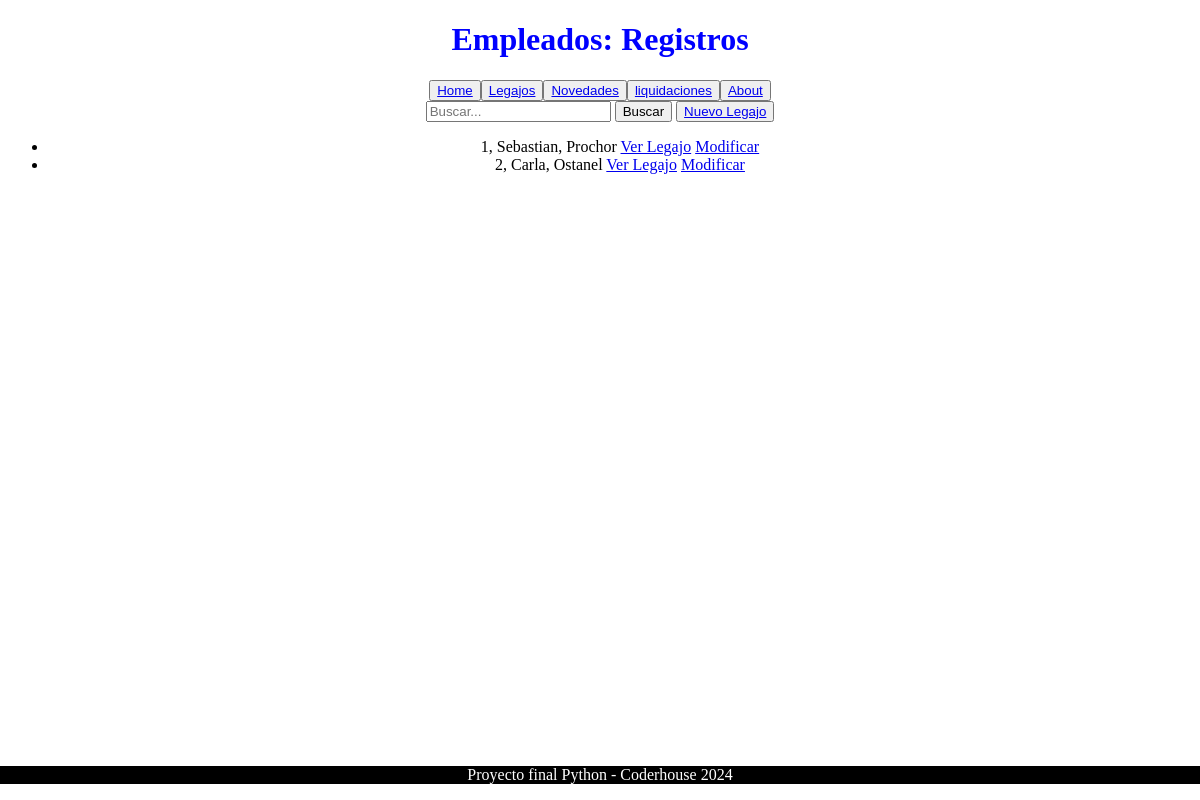
Before: /empleado/list with the older database file.
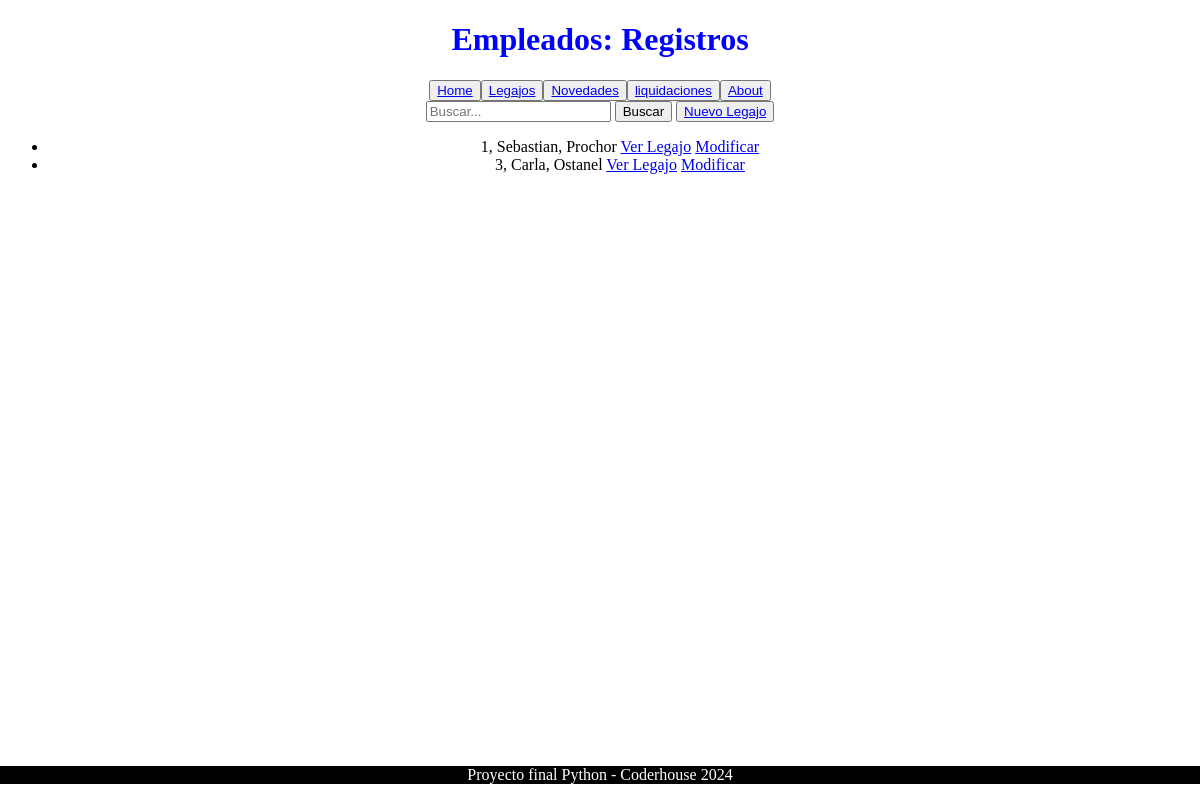
After: the same page with the newer database file.
### nominas/models.py (models this page shows, shortened)
class Empleado(models.Model):
    SEXO_CHOICES = [
        ('M', 'Masculino'),
        ('F', 'Femenino'),
    ]
    ESTADO_CHOICES = [
        ('A', 'Activo'),
        ('P', 'Pasivo'),
    ]
    MOD_CONTRATACION_CHOICES = [
        ('T', 'Temporal'),
        ('P', 'Permanente'),
    ]
    nro_legajo = models.AutoField(primary_key=True)
    nombre_empleado = models.CharField(max_length=50)
    apellido_empleado = models.CharField(max_length=50)
    dni = models.CharField(max_length=8)
    sexo_empleado = models.CharField(max_length=1, choices=SEXO_CHOICES)  # Elección entre Masculino y Femenino
    celular = models.CharField(max_length=30, blank=True, null=True)
    mail = models.CharField(max_length=50, blank=True, null=True)
    fecha_de_nacimiento = models.DateField(auto_now_add=False, auto_now=False, verbose_name='Fecha de Nacimiento')
    fecha_de_ingreso = models.DateField()
    fecha_de_egreso = models.DateField(blank=True, null=True)
    estado = models.CharField(max_length=1, choices=ESTADO_CHOICES)  # Elección entre Activo y Pasivo
    nacionalidad = models.CharField(max_length=100)  # Campo para ingresar el país a mano
    mod_contratacion = models.CharField(max_length=1, choices=MOD_CONTRATACION_CHOICES, blank=True, null=True)  # Elección entre Temporal y Permanente
    puesto = models.CharField(max_length=100)
    sueldo = models.DecimalField(max_digits=10, decimal_places=2)  # Sueldo en formato de moneda

### nominas/views.py (the view)
# urls.py: path("empleado/list", views.empleado_list, name="empleado_list"),
def empleado_list(request):
    query = request.GET.get("q")
    if query:
         empleados = Empleado.objects.filter(
            Q(nombre_empleado__icontains=query) | Q(apellido_empleado__icontains=query)
        )
    else:
        empleados = Empleado.objects.all()
    context = {"object_list": empleados}
    return render(request, "nominas/empleado_list.html", context)

### nominas/templates/nominas/empleado_list.html (shortened to what this page needs)
{% extends 'core/base.html' %}
{% block header %}
Empleados: Registros
{% endblock header %}
{% block main %}
    <form action="{% url 'empleado_list' %}" method="get">
        <input type="text" name="q" placeholder="Buscar...">
        <button type="submit">Buscar</button>
        <button>
            <a href="{% url 'empleado_create' %}">Nuevo Legajo</a>
        </button>
    </form>
    <ul>
       {% for object in object_list %}
            <li>{{ object.nro_legajo }}, {{ object.nombre_empleado }}, {{ object.apellido_empleado }}
                <a href="{% url 'empleado_detail' object.nro_legajo %}">Ver Legajo</a>
                <a href="{% url 'empleado_update' object.nro_legajo %}">Modificar</a>
            </li>
    {% empty %}
        <p>No hay registros.</p>
    {% endfor %}
{% endblock main %}

Changed rows visible on the page:
removed Empleado: nro_legajo "2", nombre_empleado "Carla", apellido_empleado "Ostanel"
added Empleado: nro_legajo "3", nombre_empleado "Carla", apellido_empleado "Ostanel"
